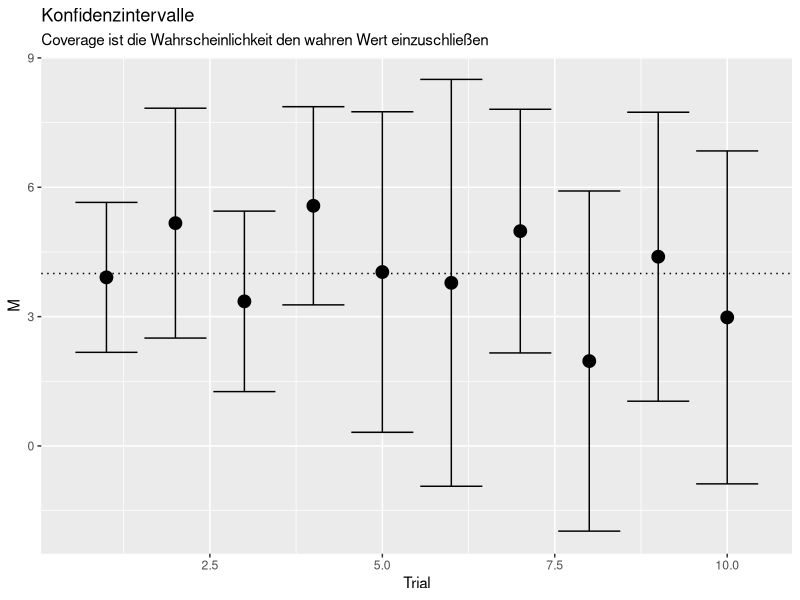
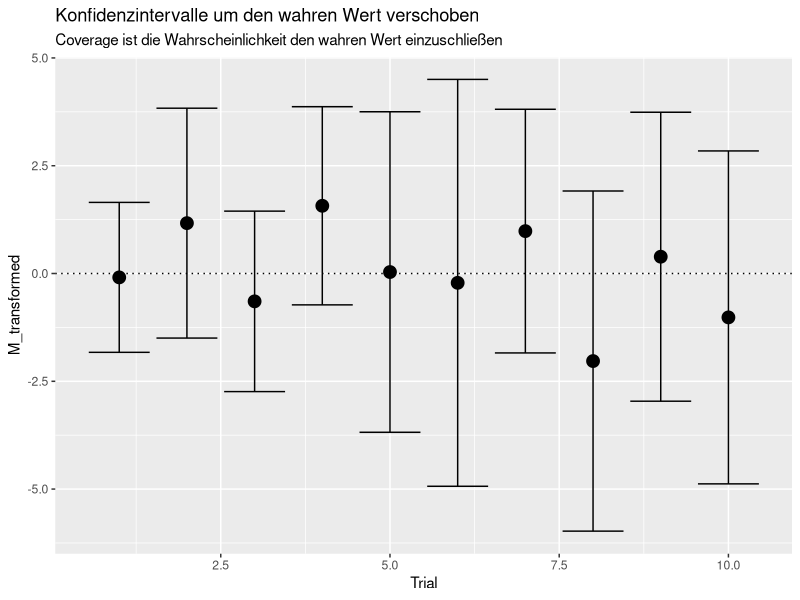
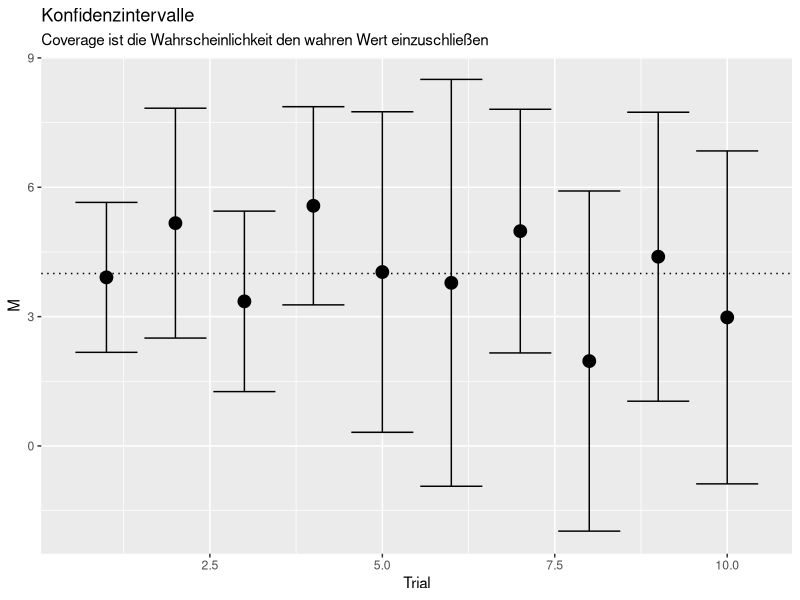
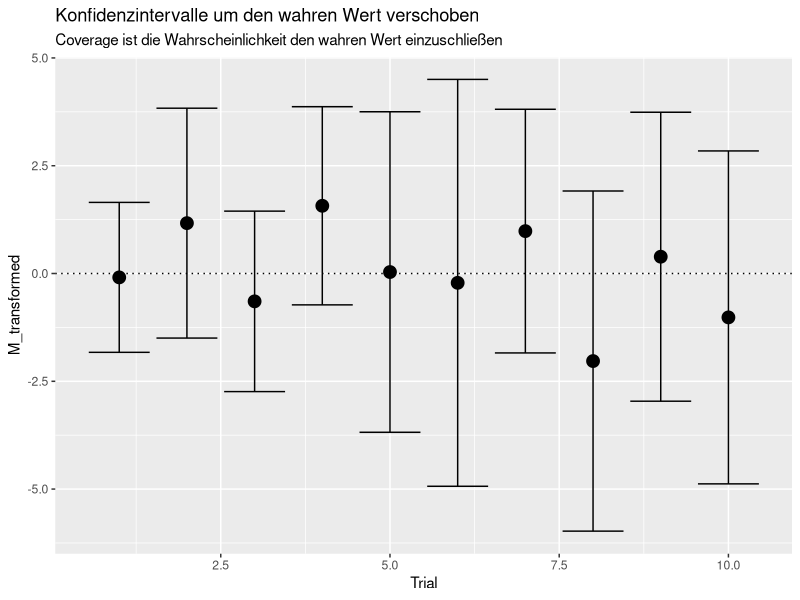

Recreate these plots in R, in order.
## ---- chunk 1
# Vorbereitungen
knitr::opts_chunk$set(echo = TRUE, fig.align = "center")
library(ggplot2) # ggplot2 und dplyr werden nur für Grafiken benötigt
## ---- chunk 2
set.seed(1234) # Vergleichbarkeit
# (Pseudo-)Zufallsvariablen simulieren
X <- rnorm(n = 10, mean = 4, sd = 5)
X

set.seed(1234) # Vergleichbarkeit
# (Pseudo-)Zufallsvariablen simulieren
Y <- rnorm(n = 10, mean = 4, sd = 5)
Y
## ---- chunk 3
set.seed(4)
## ---- chunk 4
Z <- rnorm(n = 10, mean = 4, sd = 5)
Z

cbind(X, Y, Z) # Vergleiche alle erzeugten Variablen
## ---- chunk 5
cor(cbind(X, Y, Z)) # Korrelation der erstellten Zufallsvariablen
## ---- chunk 6
mean(X) # Mittelwert
sd(X)   # SD
n <- length(X) # Stichprobenumfang (Länge des Vektors = Anzahl an Ziehungen)
sd(X)/sqrt(n)  # SE
## ---- chunk 7
N <- c(10, 50, 100)
for(n in N)
{
     print(n)
}
## ---- chunk 8
Reps <- 10
for(i in 1:Reps)
{
     print(i)
}
## ---- chunk 9
i <- 1 # Initialisierung
while(i <= Reps)
{
     print(i)
     i <- i + 1 # Erhöhe i um 1
}
## ---- chunk 10
i <- 1 # Initialisierung
repeat
{
     if(i > Reps) # Prüfe, ob i nun größer Reps ist, falls ja, dann beende
     {
          break
     }
     
     print(i)
     i <- i + 1 # Erhöhe i um 1
}
## ---- chunk 11
Reps <- 10
M <- rep(NA, Reps)
M # M besteht nur aus Missings
for(i in 1:Reps)
{
     M[i] <- i^2
}
M # M besteht aus den Zahlen von 1 bis 10 zum Quadrat
## ---- chunk 12
Reps <- 10
M <- rep(NA, Reps)
set.seed(100) # Vergleichbarkeit
for(i in 1:Reps)
{
     X <- rnorm(n = 10, mean = 4, sd = 5)
     M[i] <- mean(X)
}
M # M besteht aus den Mittelwerten der 10 Trials
## ---- chunk 13
Reps <- 10
M <- rep(NA, Reps); SE <- rep(NA, Reps) # Zeilen lassen sich auch mit ";" hintereinander schreiben
set.seed(100) # Vergleichbarkeit
for(i in 1:Reps)
{
     X <- rnorm(n = 10, mean = 4, sd = 5)
     M[i] <- mean(X)
     SE[i] <- sd(X)/sqrt(length(X))
}
M # Mittelwerte der 10 Trials
SE # SEs der 10 Trials
## ---- chunk 14
Reps <- 10
set.seed(100) # Vergleichbarkeit
X_data <- replicate(n = Reps, expr = rnorm(n = 10, mean = 4, sd = 5), simplify = F)
X_data
## ---- chunk 15
X_data[[3]] # 3. Replikation
## ---- chunk 16
calculate_mean_SE <- function(X)
{
     M <- mean(X)
     SE <- sd(X)/sqrt(length(X))
     out <- list("Mean" = M, "StdError" = SE) # Output bestimmen
     return(out) # Funktionsoutput
}
## ---- chunk 17
calculate_mean_SE(X = X_data[[3]])
## ---- chunk 18
Erg3 <- calculate_mean_SE(X = X_data[[3]])
names(Erg3)
Erg3$Mean
Erg3$StdError
## ---- chunk 19
Results <- lapply(X = X_data, FUN = calculate_mean_SE)
Results[[3]] # 3. Listeneintrag
## ---- chunk 20
sResults <- sapply(X = X_data, FUN = calculate_mean_SE)
sResults
## ---- chunk 21
Mean_X <- mean(M) # äquivalent zu 
Mean_X2 <- mean(unlist(sResults[1, ])) #, denn die Mittelwerte stehen in der ersten Zeile 
# von sResults, die allerdings wieder als Liste ausgegeben wird und damit mit `unlist` erst
# in einen Vektor transformiert werden muss
Mean_X
Mean_X2
## ---- chunk 22
Bias <- Mean_X - 4
Bias
## ---- chunk 23
Rel_Bias <- (Mean_X - 4)/4   # oder <- Bias/4
Rel_Bias
Rel_Bias * 100 # in Prozent
## ---- chunk 24
MCSE <- mean(SE)
MCSE2 <- mean(unlist(sResults[2,]))

MCSD <- sd(M)
MCSD2 <- sd(unlist(sResults[1,]))

MCSE
MCSD
## ---- chunk 25
Bias_SE <- MCSE - MCSD
Bias_SE

Rel_Bias_SE <- (MCSE - MCSD)/MCSD
Rel_Bias_SE
## ---- chunk 26
MCSE - 5/sqrt(10)                   # Bias zum wahren SE
(MCSE - 5/sqrt(10))/(5/sqrt(10))    # rel. Bias zum wahren SE
## ---- chunk 27
abs(M/SE)

M2 <- unlist(sResults[1,]) # andere Methode
SE2 <- unlist(sResults[2,]) # andere Methode
abs(M2/SE2) # identisch zu oben, also können wir uns auf eines der beiden konzentrieren
## ---- chunk 28
abs(M/SE) > 1.96
## ---- chunk 29
mean(abs(M/SE) > 1.96)
## ---- chunk 30
Trial <- 1:length(M) # Trial-Nr.
MSE <- data.frame(cbind(Trial, M, SE))

library(ggplot2)
ggplot(data = MSE,mapping = aes(x = Trial, y = M)) + geom_point(cex = 4)+geom_hline(yintercept = 4, lty = 3)+geom_errorbar(mapping = aes(ymin = M - 1.96*SE, ymax = M + 1.96*SE))+ggtitle("Konfidenzintervalle", subtitle = "Coverage ist die Wahrscheinlichkeit den wahren Wert einzuschließen")
## ---- chunk 31
mean(M - 1.96 * SE <= 4 & M + 1.96 * SE >= 4)
## ---- chunk 32
Trial <- 1:length(M) # Trial-Nr.
M_transformed <- M - 4
MSE <- data.frame(cbind(Trial, M_transformed, SE))

library(ggplot2)
ggplot(data = MSE, mapping = aes(x = Trial, y = M_transformed)) + geom_point(cex = 4)+geom_hline(yintercept = 0, lty = 3)+geom_errorbar(mapping = aes(ymin = M_transformed - 1.96*SE, ymax = M_transformed + 1.96*SE))+ggtitle("Konfidenzintervalle um den wahren Wert verschoben", subtitle = "Coverage ist die Wahrscheinlichkeit den wahren Wert einzuschließen")
## ---- chunk 33
mean(abs(M-4)/SE <= 1.96)
## ---- chunk 34
calculate_mean_SE_short <- function(X)
{
     return(list("Mean" = mean(X), "StdError" = sd(X)/sqrt(length(X))))
}
calculate_mean_SE_short(X = X_data[[3]])
## ---- chunk 35
my_coverage_function <- function(Ests, SEs, truth)
{
        absBias <- abs(Ests-truth)
        coverage <- mean(absBias/SEs <= 1.96)
        return(coverage)
}

# ausprobieren:
my_coverage_function(Est = M, SE = SE, truth = 4)
## ---- chunk 36
Trial <- 1:length(M) # Trial-Nr.
MSE <- data.frame(cbind(Trial, M, SE))

library(ggplot2)
ggplot(data = MSE,mapping = aes(x = Trial, y = M)) + geom_point(cex = 4)+geom_hline(yintercept = 4, lty = 3)+geom_errorbar(mapping = aes(ymin = M - 1.96*SE, ymax = M + 1.96*SE))+ggtitle("Konfidenzintervalle", subtitle = "Coverage ist die Wahrscheinlichkeit den wahren Wert einzuschließen")
## ---- chunk 37
Trial <- 1:length(M) # Trial-Nr.
M_transformed <- M - 4
MSE <- data.frame(cbind(Trial, M_transformed, SE))

library(ggplot2)
ggplot(data = MSE, mapping = aes(x = Trial, y = M_transformed)) + geom_point(cex = 4)+geom_hline(yintercept = 0, lty = 3)+geom_errorbar(mapping = aes(ymin = M_transformed - 1.96*SE, ymax = M_transformed + 1.96*SE))+ggtitle("Konfidenzintervalle um den wahren Wert verschoben", subtitle = "Coverage ist die Wahrscheinlichkeit den wahren Wert einzuschließen")
## ---- chunk 38
message("|=====>--------------------------------------------|  12% elapsed =  4s  ~ 26s")
## ---- chunk 39
message("|+++++++++++++++++++                               | 38% ~10s")
